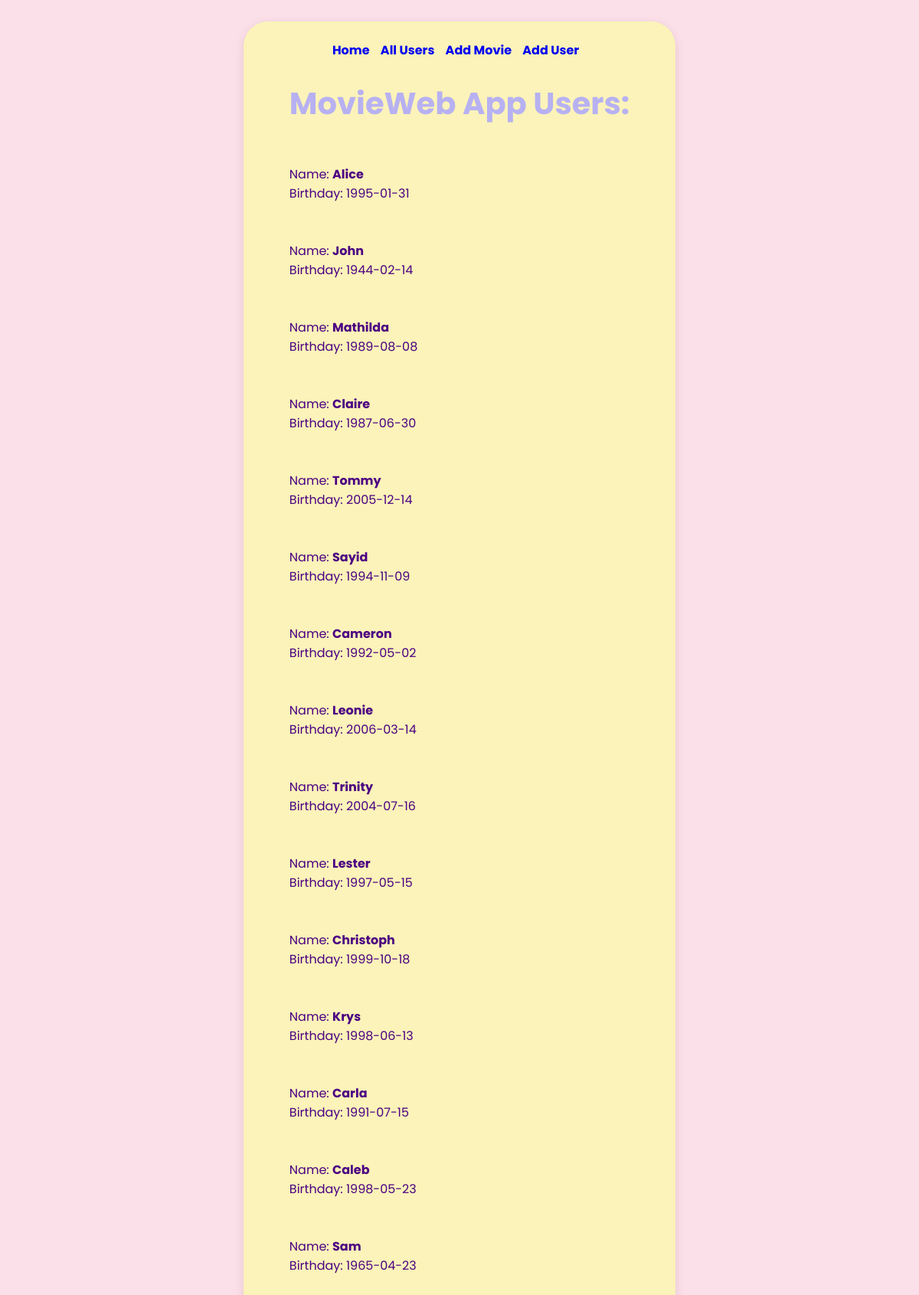
Screenshot of /users with the database file from the repository.
### datamanager/data_models.py (models this page shows, shortened)
class User(db.Model):
    __tablename__ = "users"
    id = Column(Integer, primary_key=True, autoincrement=True)
    name = Column(String)
    birthday = Column(Date)

### app.py (the view)
@app.route('/users')
def list_users():
    users = data_manager.get_all_users()
    return render_template('list_users.html', users=users)

### datamanager/sqlite_data_manager.py (called while the page is built)
    def get_all_users(self):
        users = self.models.User.query.all()
        return users

### templates/list_users.html (shortened to what this page needs)
<!DOCTYPE html>
<html lang="en">
<head>
    <link rel="stylesheet" href="/static/styles.css">
</head>
<body>
<main>
    <nav style="margin-bottom: 10px">
        <a class="nav_element" href="/">Home</a>
        <a class="nav_element" href="/users">All Users</a>
        <a class="nav_element" href="/add_movie">Add Movie</a>
        <a class="nav_element" href="/add_user">Add User</a>
    </nav>
    <h1>MovieWeb App Users:</h1>
    <div>
        <ul>
            {% for user in users %}
            <li>
                <div>Name: <a id="link-to-favs" href="{{ url_for('list_user_movies', user_id=user.id) }}">{{ user.name
                    }}</a> <br>
                    Birthday: {{ user.birthday }} <br></div>
            </li>
            {% endfor %}
        </ul>
    </div>
</main>
</body>
</html>

### static/styles.css (style rules this page uses)
body { background-color: #FBE0E9; font-family: 'Poppins', sans-serif; color: #4B0082; display: flex; justify-content: center; }
main { background-color: #FBF3B9; border-radius: 2rem; padding: 25px 60px; margin: 20px; box-shadow: 0 4px 12px rgba(200, 150, 160, 0.4); }
nav { text-align: center; }
.nav_element { text-decoration: none; font-weight: bold; margin: 0 10px 0 0; }
h1 { font-family: 'Poppins', sans-serif; font-weight: bold; font-size: 2.5em; color: #B7B1F2; text-align: center; margin-bottom: 50px; }
ul { padding: 0; list-style-type: none; }
li { margin-bottom: 20px; color: #4B0082; }
.flash, #link-to-favs { text-decoration: none; color: #4B0082; font-weight: bold; margin-bottom: 30px; }
li { display: flex; justify-content: space-between; margin-bottom: 50px; }

### rows the page displays
User: name "Alice", birthday "1995-01-31"
User: name "John", birthday "1944-02-14"
User: name "Mathilda", birthday "1989-08-08"
User: name "Claire", birthday "1987-06-30"
User: name "Tommy", birthday "2005-12-14"
User: name "Sayid", birthday "1994-11-09"
User: name "Cameron", birthday "1992-05-02"
User: name "Leonie", birthday "2006-03-14"
User: name "Trinity", birthday "2004-07-16"
User: name "Lester", birthday "1997-05-15"
User: name "Christoph", birthday "1999-10-18"
User: name "Krys", birthday "1998-06-13"
User: name "Carla", birthday "1991-07-15"
User: name "Caleb", birthday "1998-05-23"
User: name "Sam", birthday "1965-04-23"
